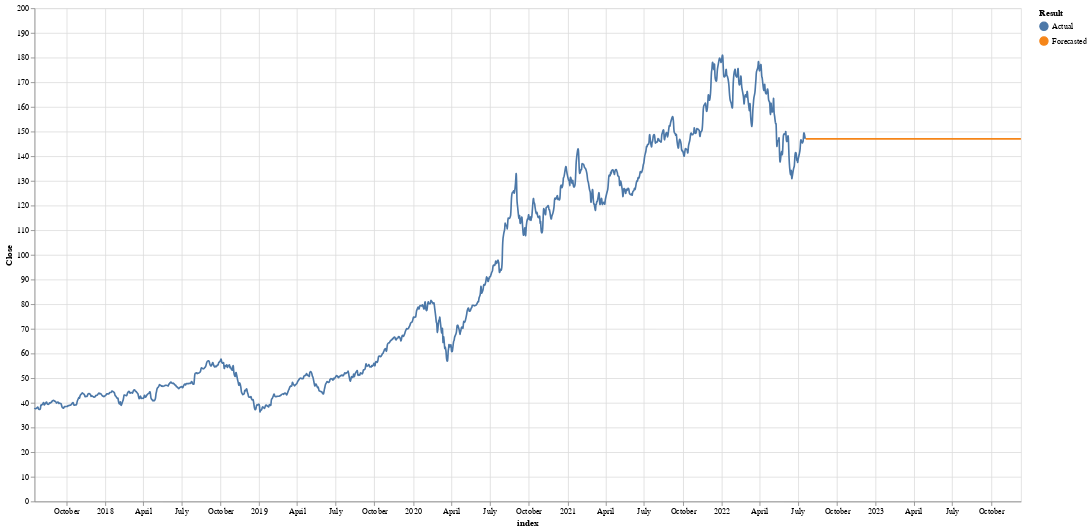

Notebook code for this chart:
### Code cell
method.naiveForecast(train_test=False,save_model=True)
method.forecastPlot()

### Figure 1 — Vega-Lite specification as saved in the notebook (floating-point values rounded to 4 significant figures; data arrays with more than 128 entries replaced by an {"elided": "..."} marker saying what was removed)
{"config": {"view": {"continuousWidth": 400, "continuousHeight": 300}}, "layer": [{"data": {"name": "data-55bbb54a4e79defc1c9be4c30f434621"}, "mark": {"type": "line", "interpolate": "basis"}, "encoding": {"color": {"field": "Result", "type": "nominal"}, "x": {"field": "index", "type": "temporal"}, "y": {"field": "Close", "type": "quantitative"}}}, {"data": {"name": "data-55bbb54a4e79defc1c9be4c30f434621"}, "mark": "point", "encoding": {"opacity": {"value": 0}, "x": {"field": "index", "type": "temporal"}}, "selection": {"selector002": {"type": "single", "nearest": true, "on": "mouseover", "fields": ["index", "Close"], "empty": "none"}}}, {"data": {"name": "data-55bbb54a4e79defc1c9be4c30f434621"}, "mark": "point", "encoding": {"color": {"field": "Result", "type": "nominal"}, "opacity": {"condition": {"value": 1, "selection": "selector002"}, "value": 0}, "x": {"field": "index", "type": "temporal"}, "y": {"field": "Close", "type": "quantitative"}}}, {"data": {"name": "data-55bbb54a4e79defc1c9be4c30f434621"}, "mark": {"type": "text", "align": "left", "dx": 5, "dy": -40, "size": 20}, "encoding": {"color": {"field": "Result", "type": "nominal"}, "text": {"condition": {"field": "index", "type": "temporal", "selection": "selector002"}, "value": ""}, "x": {"field": "index", "type": "temporal"}, "y": {"field": "Close", "type": "quantitative"}}}, {"data": {"name": "data-55bbb54a4e79defc1c9be4c30f434621"}, "mark": {"type": "text", "align": "left", "dx": 20, "dy": -15, "size": 20}, "encoding": {"color": {"field": "Result", "type": "nominal"}, "text": {"condition": {"field": "Close", "type": "quantitative", "selection": "selector002"}, "value": " "}, "x": {"field": "index", "type": "temporal"}, "y": {"field": "Close", "type": "quantitative"}}}], "height": 600, "width": 1200, "$schema": "https://vega.github.io/schema/vega-lite/v4.17.0.json", "datasets": {"data-55bbb54a4e79defc1c9be4c30f434621": {"elided": "1624 records"}}}
